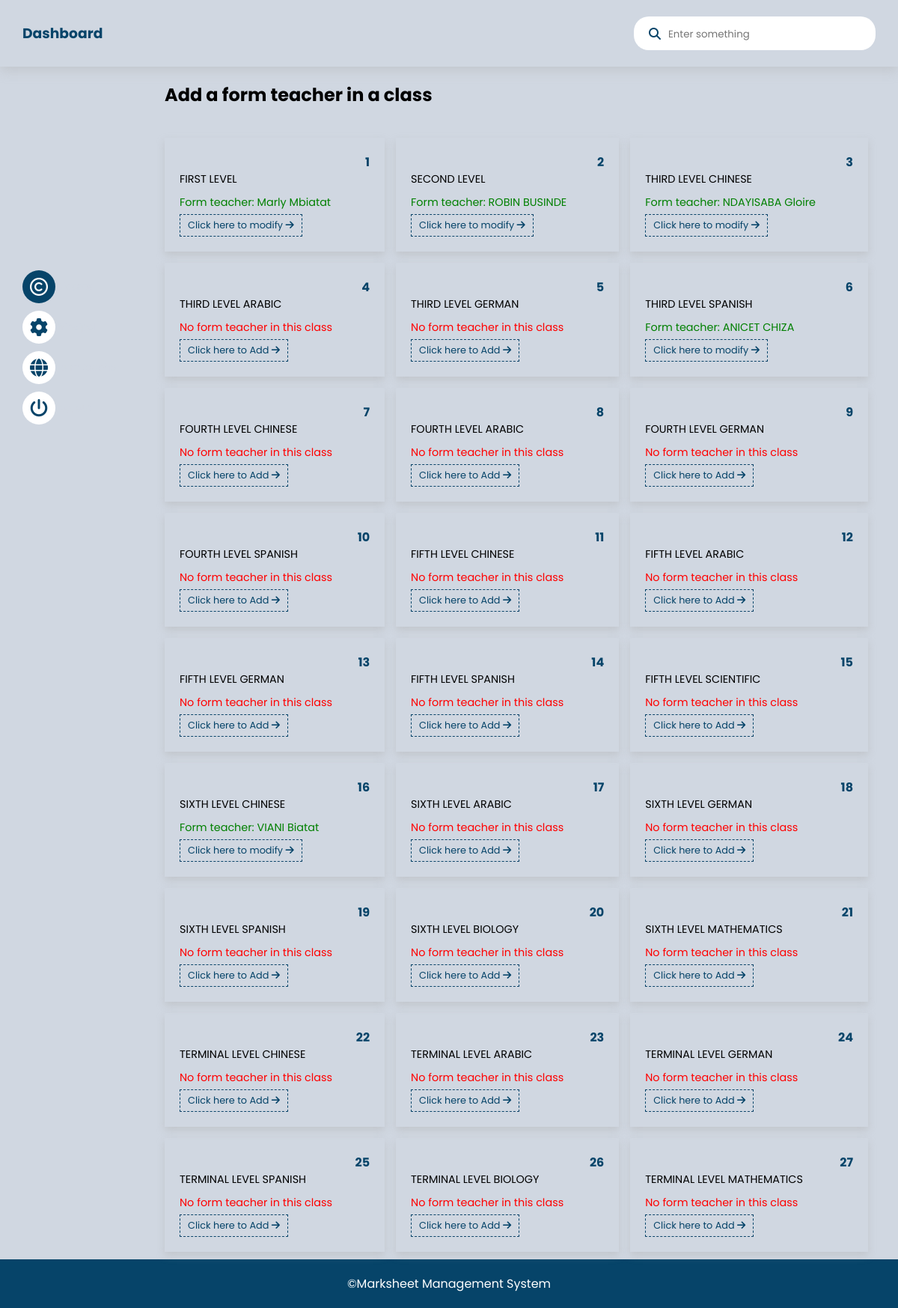
The page /pages/principal/classes.php (signed in) on the database its author committed.
### tables this page shows
CREATE TABLE `form_tutors` (
  `tutor_id` int(11) NOT NULL,
  `fname` varchar(255) NOT NULL,
  `lname` varchar(255) NOT NULL,
  `email` varchar(255) NOT NULL,
  `profile_photo` varchar(255) NOT NULL,
  `password` varchar(255) NOT NULL,
  `class_id` int(11) NOT NULL,
  `reset_token_hash` varchar(255) NOT NULL,
  `reset_token_expires_at` varchar(255) NOT NULL
);

CREATE TABLE `classes` (
  `class_id` int(11) NOT NULL,
  `class_name` varchar(255) NOT NULL
);

### pages/principal/classes.php (the view, shortened to what this page needs)
<?php
require_once('../../models/GenericModel.php');
require_once('../../database/DBConnection.php');
$search = isset($_GET['search']) ? $_GET['search'] : '';
if ($search) {
    $query = $db->prepare("SELECT
        c.class_id AS classID,
        c.class_name AS className,
        ft.fname AS fname, ft.lname AS lname, tutor_id AS teacherID
        FROM classes c
        LEFT JOIN form_tutors ft ON c.class_id = ft.class_id
        WHERE c.class_name LIKE :search OR ft.fname LIKE :search OR ft.lname LIKE :search
        GROUP BY c.class_id, c.class_name, ft.tutor_id, ft.fname, ft.lname
        ORDER BY c.class_id, c.class_name");
    $query->execute(['search' => '%' . $search . '%']);
} else {
    $query = $db->prepare("SELECT
        c.class_id AS classID,
        c.class_name AS className,
        ft.fname AS fname, ft.lname AS lname, tutor_id AS teacherID
        FROM classes c
        LEFT JOIN form_tutors ft ON c.class_id = ft.class_id
        GROUP BY c.class_id, c.class_name, ft.tutor_id, ft.fname, ft.lname
        ORDER BY c.class_id, c.class_name");
    $query->execute();
}
$records = $query->fetchAll(PDO::FETCH_ASSOC);
?>
<!DOCTYPE html>
<html lang="en">
<head>
    <link rel="stylesheet" href="../../css/index.css">
    <link rel="stylesheet" href="https://cdnjs.cloudflare.com/ajax/libs/font-awesome/6.5.1/css/all.min.css"/>
</head>
<body>
    <header>
        <div>
            <h3>Dashboard</h3>
        </div>
        <div class="user">
            <div class="search">
                <i class="fa-solid fa-magnifying-glass"></i>
                <form action="" method="get">
                    <input type="search" id="search" name="search" placeholder="Enter something">
                </form>
            </div>
        </div>
    </header>
    <section class="principal-Section">
        <?php require_once('../navbar.php') ?>
        <div class="class-content">
                <h2>Add a form teacher in a class</h2>
            <div class="all-classes">
                <?php
                if ($search && count($records) === 0) {
                    echo '<p style="color:red; text-align:center;">No result found !!</p>';
                } else {
                    foreach ($records as $record) {
                        ?>
                        <div class="classe-content">
                            <strong><?= $record['classID'] ?></strong>
                            <p style="margin-bottom: 10px;"><?= $record['className'] ?></p>
                            <?php
                            if (empty($record['fname']) && empty($record['lname'])) {
                                ?>
                                <p style="color: red;">No form teacher in this class</p>
                                <div style="margin-top: 5px;" class="icons-view">
                                    <a class="details" href="addNewform_teacher.php?class_id=<?= $record['classID'] ?>">Click here to Add</a>
                                    <i class="fa-solid fa-arrow-right"></i>
                                </div>
                                <?php
                            } else {
                                ?>
                                <p style="color: green;">Form teacher: <?= $record['fname']." ".$record['lname'] ?></p>
                                <div style="margin-top: 5px;" class="icons-view">
                                    <a class="details" href="editTitulaire.php?tutor_id=<?= $record['teacherID'] ?>&class_id=<?= $record['classID'] ?>">Click here to modify</a>
                                    <i class="fa-solid fa-arrow-right"></i>
                                </div>
                                <?php
                            }
                            ?>
                        </div>
                        <?php
                    }
                }
                ?>
            </div>
        </div>
    </section>
    <footer>
        <p>©Marksheet Management System</p>
    </footer>
</body>
</html>

### css/index.css (style rules this page uses)
:root { --whiteColor: #fff; --blackColor: #000; --grayColor: #d0d7e1; --blueColor: #064469; --grayShadow: #adadad62; --redColor: #cb4c46; --btnColor: #efeded; --blackShadow: #00000046; }
body { font-size: 1rem; font-family: "Poppins", sans-serif; background-color: var(--grayColor); }
header { display: flex; align-items: center; justify-content: space-between; padding: 10px 30px; color: var(--blueColor); box-shadow: 0px 5px 15px var(--grayShadow); }
header .user .search { display: flex; align-items: center; gap: 10px; padding: 10px 20px; border-radius: 20px; width: -moz-fit-content; width: fit-content; -webkit-column-gap: 10px; background-color: var(--whiteColor); }
header .user .search i { color: var(--blueColor); }
header .user .search input { background: unset; }
.principal-Section { margin-top: 10px; display: grid; grid-template-columns: 15% auto; }
.class-content, .design-modules, .titulaire-container { padding: 10px 40px; }
footer { width: 100%; text-align: center; padding: 20px 30px; color: var(--whiteColor); background-color: var(--blueColor); }
* { margin: 0; padding: 0; text-decoration: none; box-sizing: border-box; }
input, button { border: none; outline: none; font-family: "Poppins", sans-serif; }
h3 { text-align: center; margin-top: 20px; margin-bottom: 20px; color: var(--blueColor); }
.all-classes { display: grid; gap: 15px; -webkit-column-gap: 15px; margin-top: 40px; grid-template-columns: auto auto auto; }
.all-classes .classe-content { padding: 20px 20px; box-shadow: 0px 5px 10px var(--grayShadow); color: var(--blackColor); }
.all-classes .classe-content strong { display: flex; justify-content: flex-end; color: var(--blueColor); }
.all-classes .classe-content p { font-size: 0.9rem; }
.all-classes .icons-view { padding: 5px 10px; width: -moz-fit-content; width: fit-content; font-size: 0.8rem; transition: 0.8s; transition-delay: 0.2s; border: 1px dashed var(--blueColor); }
.all-classes .icons-view a, .all-classes .icons-view i { color: var(--blueColor); }

### rows shown on the page
form_tutors: class.class_id "1", class.class_name "FIRST LEVEL", fname "Marly", lname "Mbiatat"
form_tutors: class.class_id "2", class.class_name "SECOND LEVEL", fname "ROBIN", lname "BUSINDE"
form_tutors: class.class_id "3", class.class_name "THIRD LEVEL CHINESE", fname "NDAYISABA", lname "Gloire"
classes: class_id "4", class_name "THIRD LEVEL ARABIC"
classes: class_id "5", class_name "THIRD LEVEL GERMAN"
form_tutors: class.class_id "6", class.class_name "THIRD LEVEL SPANISH", fname "ANICET", lname "CHIZA"
classes: class_id "7", class_name "FOURTH LEVEL CHINESE"
classes: class_id "8", class_name "FOURTH LEVEL ARABIC"
classes: class_id "9", class_name "FOURTH LEVEL GERMAN"
classes: class_id "10", class_name "FOURTH LEVEL SPANISH"
classes: class_id "11", class_name "FIFTH LEVEL CHINESE"
classes: class_id "12", class_name "FIFTH LEVEL ARABIC"
classes: class_id "13", class_name "FIFTH LEVEL GERMAN"
classes: class_id "14", class_name "FIFTH LEVEL SPANISH"
classes: class_id "15", class_name "FIFTH LEVEL SCIENTIFIC"
form_tutors: class.class_id "16", class.class_name "SIXTH LEVEL CHINESE", fname "VIANI", lname "Biatat"
classes: class_id "17", class_name "SIXTH LEVEL ARABIC"
classes: class_id "18", class_name "SIXTH LEVEL GERMAN"
classes: class_id "19", class_name "SIXTH LEVEL SPANISH"
classes: class_id "20", class_name "SIXTH LEVEL BIOLOGY"
classes: class_id "21", class_name "SIXTH LEVEL MATHEMATICS"
classes: class_id "22", class_name "TERMINAL LEVEL CHINESE"
classes: class_id "23", class_name "TERMINAL LEVEL ARABIC"
classes: class_id "24", class_name "TERMINAL LEVEL GERMAN"
classes: class_id "25", class_name "TERMINAL LEVEL SPANISH"
classes: class_id "26", class_name "TERMINAL LEVEL BIOLOGY"
classes: class_id "27", class_name "TERMINAL LEVEL MATHEMATICS"
